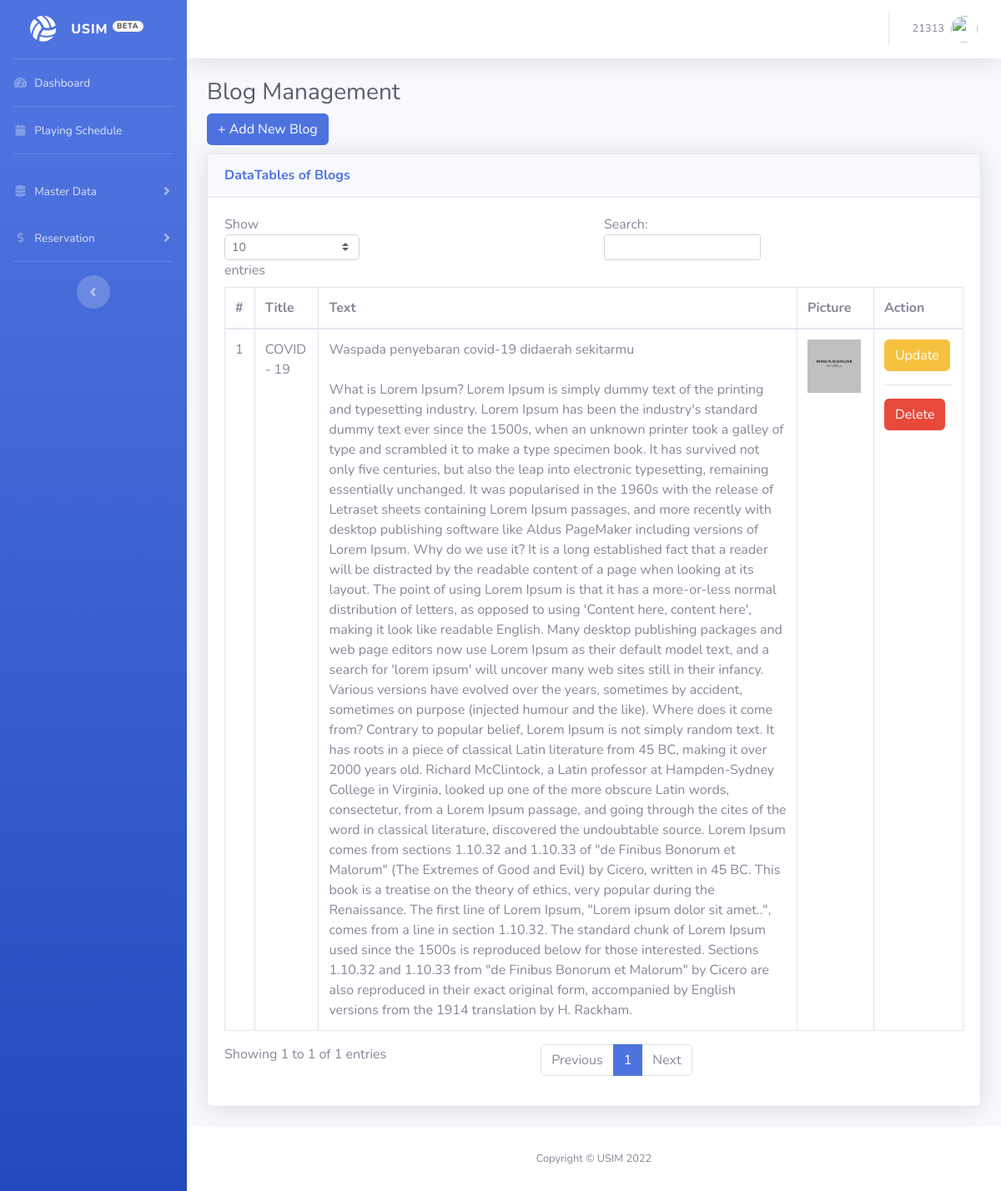
The app's page /admin/blog.php (signed in) with its own data.
### tables this page shows
CREATE TABLE `blog` (
  `id` int(11) NOT NULL,
  `title` varchar(255) NOT NULL,
  `intro` varchar(255) NOT NULL,
  `detail` text NOT NULL,
  `picture` varchar(512) NOT NULL,
  `url` varchar(255) NOT NULL
);

### admin/blog.php (the view, shortened to what this page needs)
<!DOCTYPE html>
<html lang="en">
<head>
  <link href="vendor/fontawesome-free/css/all.min.css" rel="stylesheet" type="text/css">
  <link href="css/sb-admin-2.min.css" rel="stylesheet">
</head>
<body id="page-top">
  <div id="wrapper">
    <ul class="navbar-nav bg-gradient-primary sidebar sidebar-dark accordion" id="accordionSidebar">
      <a class="sidebar-brand d-flex align-items-center justify-content-center" href="index.php">
        <div class="sidebar-brand-icon rotate-n-15">
          <i class="fas fa-volleyball-ball"></i>
        </div>
        <div class="sidebar-brand-text mx-3">USIM <sup><span class="badge badge-pill badge-light">BETA</span></sup></div>
      </a>
      <?php include("menu.php"); ?>
      <div class="text-center d-none d-md-inline">
        <button class="rounded-circle border-0" id="sidebarToggle"></button>
      </div>
    </ul>
    <div id="content-wrapper" class="d-flex flex-column">
      <div id="content">
        <nav class="navbar navbar-expand navbar-light bg-white topbar mb-4 static-top shadow">
          <ul class="navbar-nav ml-auto">
            <li class="nav-item dropdown no-arrow">
              <a class="nav-link dropdown-toggle" href="#" id="userDropdown" role="button" data-toggle="dropdown"
                aria-haspopup="true" aria-expanded="false">
                <span class="mr-2 d-none d-lg-inline text-gray-600 small"><?php echo $_SESSION['staff_id']; ?></span>
                <img class="img-profile rounded-circle" src="https://source.unsplash.com/QAB-WJcbgJk/60x60">
              </a>
            </li>
          </ul>
        </nav>
        <div class="container-fluid">
          <h1 class="h3 mb-2 text-gray-800">Blog Management</h1>
          <a type="button" href="blog-add.php" class="btn btn-primary">+ Add New Blog</a>
          <div class="card shadow mb-4" style="margin-top:10px;">
            <div class="card-header py-3">
              <h6 class="m-0 font-weight-bold text-primary">DataTables of Blogs</h6>
            </div>
            <div class="card-body">
              <div class="table-responsive">
                <table class="table table-bordered" id="dataTable" width="100%" cellspacing="0">
                  <thead>
                    <tr>
                      <th>#</th>
                      <th>Title</th>
                      <th>Text</th>
                      <th>Picture</th>
                      <th>Action</th>
                    </tr>
                  </thead>
                  <tbody>
                    <?php
                    include_once("connect.php");
                    $no = 1;
                    $sql = "SELECT * FROM blog ORDER BY id DESC";
                    $result = mysqli_query($mysqli, $sql) or die (mysqli_error($mysqli));
                        while($reserv = mysqli_fetch_array($result)) {
                            echo "<tr>";
                            echo "<td>".$no++."</td>";
                            echo "<td>".$reserv['title']."</td>";
                            echo "<td>".$reserv['intro']."<br><br>".$reserv['detail']."</td>";
                            echo "<td><a href='../user/images/photos/".$reserv['picture']."' target='_blank'><img src='../user/images/photos/".$reserv['picture']."' style='width:64px;height:64px;'></a></td>";
                            echo '<td><a href="blog-edit.php?id='.$reserv['id'].'" type="button" class="btn btn-warning" >Update</a> <hr> <a href="blog-delete.php?id='.$reserv['id'].'" type="button" class="btn btn-danger" onclick="return decline()">Delete</a></td>';
                        }
                    ?>
                  </tbody>
                </table>
              </div>
            </div>
          </div>
        </div>
      </div>
      <footer class="sticky-footer bg-white">
        <div class="container my-auto">
          <div class="copyright text-center my-auto">
            <span>Copyright &copy; USIM 2022</span>
          </div>
        </div>
      </footer>
    </div>
  </div>
</body>
</html>

### records on screen
blog: title "COVID - 19", intro "Waspada penyebaran covid-19 didaerah sekitarmu", detail "What is Lorem Ipsum? Lorem Ipsum is simply dummy text of the printing and typesetting industry. Lorem Ipsum has been the industry's standard dummy text ever since the 1500s, when an unknown printer took a galley of type and scrambled it to make a type specimen book. It has survived not only five centuries, but also the leap into electronic typesetting, remaining essentially unchanged. It was popularised in the 1960s with the release of Letraset sheets containing Lorem Ipsum passages, and more recently with desktop publishing software like Aldus PageMaker including versions of Lorem Ipsum. Why do we use it? It is a long established fact that a reader will be distracted by the readable…", picture (picture)

### other values on screen
$_SESSION['staff_id'] "21313"
